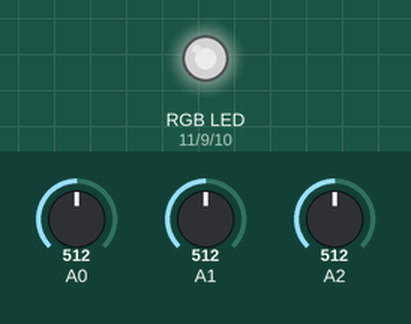
Simulated run of this sketch. Board: Arduino Uno, built with avr-gcc and run on an emulated ATmega328P. On the bench: an RGB LED mixed from three pins (HIGH = lit). The test bench sets the inputs (shaded band); at power-on: A0 = 512, A1 = 512, A2 = 512. Dim RGB values are drawn brighter than linear.

Above: at 1.2 s.
1.3 s: A0 set to 306
At 1.7 s:
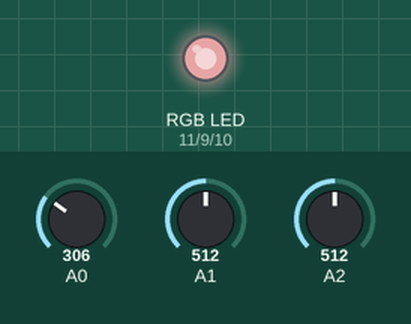
2.8 s: A1 set to 306
At 4.0 s:
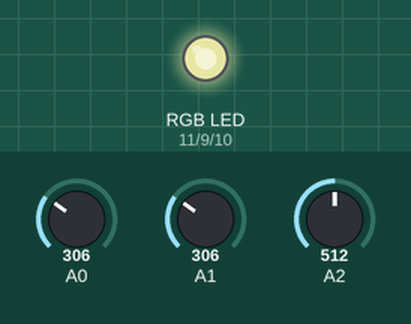
4.3 s: A2 set to 306
At 5.1 s:
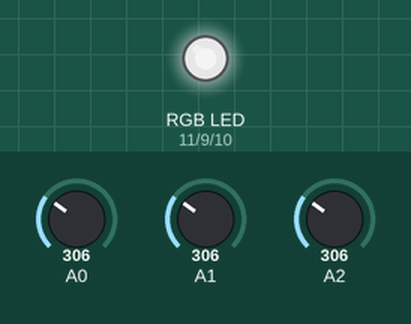
5.8 s: A0 set to 122
At 6.3 s:
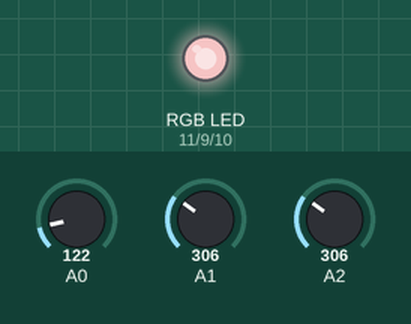
7.3 s: A1 set to 122
At 8.5 s:
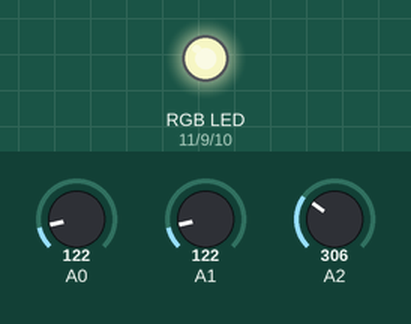
8.8 s: A2 set to 122
At 9.8 s:
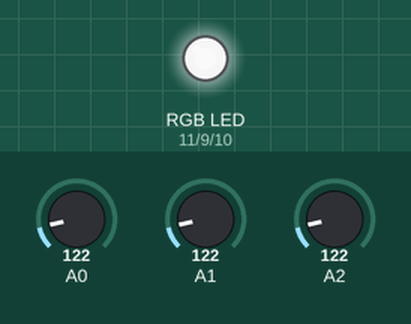
Timing chart, 0 to 11.3 s (numbered marks = the images above; inputs shaded):
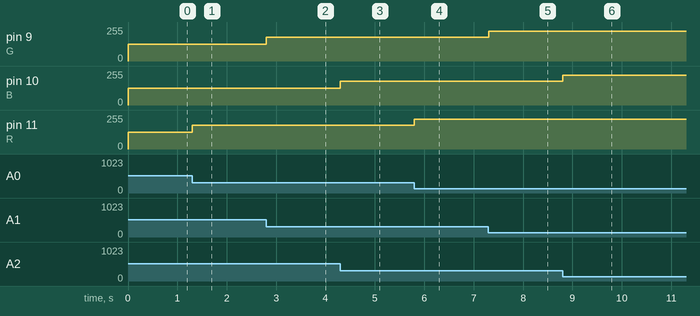

The sketch:

W03T02.3POT.controlled.RGB.MulticolorLED.ino
```cpp
/*
 * ISM.77257.Lectures
 * @author: coskun
 *
 * W03T02.Simple-Circutis.3POT.controlled.RGB.MulticolorLED
 * https://circuits.io/circuits/4363950-w03t02-3pot-controlled-rgb-multicolorled
 *
 * Bu projede 3 ayrı pottan okunan analog değerler,
 * RGB çokrenkled üzerinde 3 ayrı renk kanalını
 * kontrol etmek içi kullanıldı
 *
 * Not: Bu test.te fiziksel devre kullandık.
 */

int O=12,R=11,B=10,G=9;
int vR,vG,vB;

void setup() {
  // put your setup code here, to run once:
  for (int i=12; i>8 ; i--){ digitalWrite(i,OUTPUT);}
}

void loop() {
  // read data by 10-bit
  vR = analogRead(A0);
  vG = analogRead(A1);
  vB = analogRead(A2);

  digitalWrite(O, HIGH); // fire the anode pin.
  analogWrite(R, 255 - (vR/4));
  analogWrite(G, 255 - (vG/4));
  analogWrite(B, 255 - (vB/4));
}
```

Measured:
- after the input at 1.3 s, pin 11 (R): 127/255 → 179/255 at once
- after the input at 2.8 s, pin 9 (G): 127/255 → 179/255 at once
- after the input at 4.3 s, pin 10 (B): 127/255 → 179/255 at once
- after the input at 5.8 s, pin 11 (R): 179/255 → 225/255 at once
- after the input at 7.3 s, pin 9 (G): 179/255 → 225/255 at once
- after the input at 8.8 s, pin 10 (B): 179/255 → 225/255 at once
